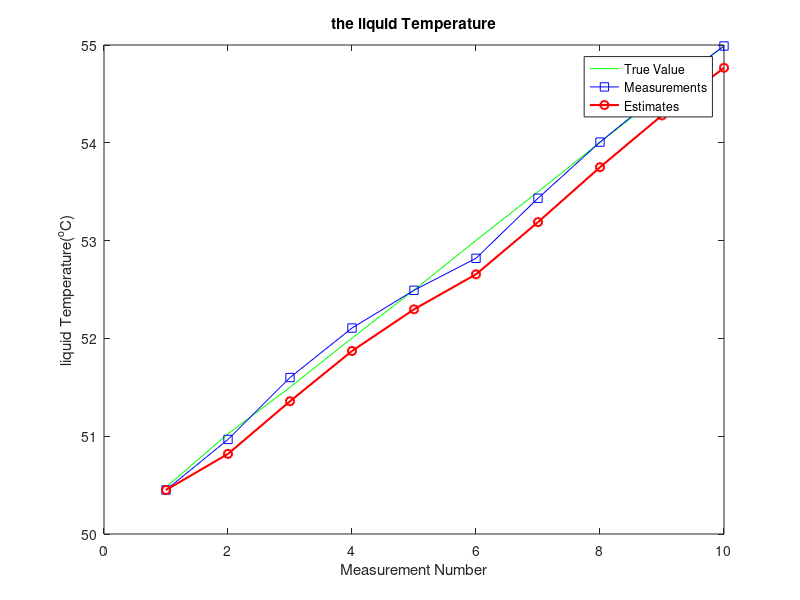
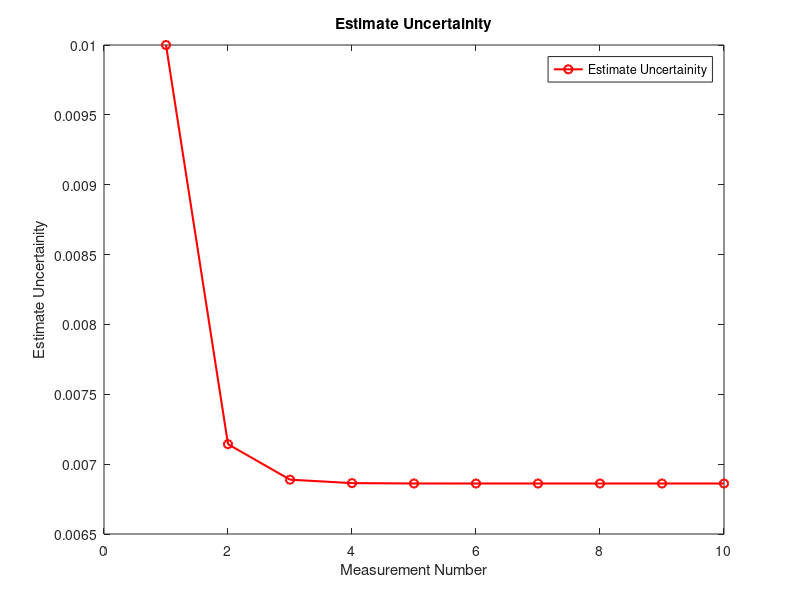
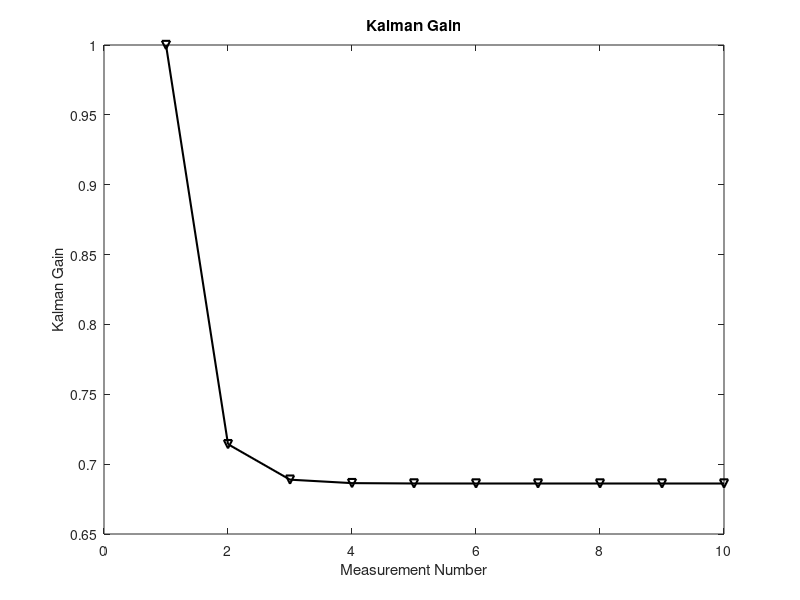

MATLAB code to generate these figures, in order:
%initialise values
x_init=10;
p_init=10000;
q=0.015;

true_val=load('heatingLiq.txt');%True values of temperature
z=load('zheatingLiq.txt'); %measurements
n=size(z,2); %Number of Samples provided in the file

x_est=zeros(1,n); %Height estimates of liquid Temperature
p_est=zeros(1,n); %estimates of uncertainity in estimates

x_pred=zeros(1,n); %predicted estimates liquid Temperature before measurement
p_pred=zeros(1,n); %predicted estimates of uncertainity in estimates before measurement

altimeter_uncertainity=0.01; %Measurement uncertainity
r=zeros(1,n)+altimeter_uncertainity; %Broadcasting to entire array
K=zeros(1,n); %Kalman gain

%Initial prediction  values
x_temp=x_init;
p_temp=p_init+q;

%x_temp and p_temp changes carries predicted from one iteration to next for
%ease of implementation. We save prediction for next state into x_temp and
%p_temp and for the purposes of debugging and plotting save those values in
%the prediction arrays, we don't need them otherwise.

for i = 1:n
    %Save temporary predicted estimates
    x_pred(i)=x_temp;
    p_pred(i)=p_temp;
    %Measure z(i)
    %Update
    K(i)=p_pred(i)/(p_pred(i)+r(i))          %Kalman Gain calculation,
    x_est(i)=x_pred(i)+K(i)*(z(i)-x_pred(i)) %Estimating the current state, 
    p_est(i)=(1-K(i))*p_pred(i)              %Update current state Uncertainity
    %Predict
    x_temp=x_est(i);                         %Constant Dynamics
    p_temp=p_est(i)+q;                         %Extrapolated estimate uncertainty
end

%Visualizing the data
figure
plot(1:n,true_val,'g',1:n,z,'b-s',1:n,x_est,'r-o','LineWidth',1.5);
legend('True Value','Measurements','Estimates');
title('the liquid Temperature')
xlabel('Measurement Number')
ylabel('liquid Temperature(^{o}C)')
figure
plot(1:n,p_est,'r-o','LineWidth',1.5);
legend('Estimate Uncertainity');
title('Estimate Uncertainity')
xlabel('Measurement Number')
ylabel('Estimate Uncertainity')
figure
plot(1:n,K,'k-v','LineWidth',1.5);
title('Kalman Gain')
xlabel('Measurement Number')
ylabel('Kalman Gain')
pause;
close all;